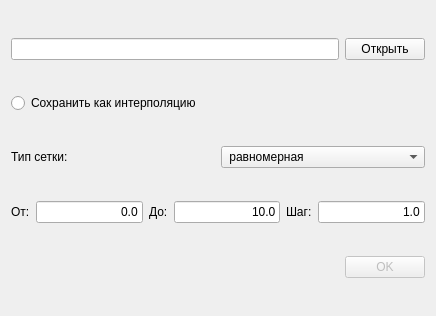
<?xml version="1.0" encoding="UTF-8"?>
<ui version="4.0">
 <class>SaveFuncDialog</class>
 <widget class="QDialog" name="SaveFuncDialog">
  <property name="geometry">
   <rect>
    <x>0</x>
    <y>0</y>
    <width>436</width>
    <height>316</height>
   </rect>
  </property>
  <property name="windowTitle">
   <string>Dialog</string>
  </property>
  <layout class="QVBoxLayout" name="verticalLayout">
   <item>
    <layout class="QHBoxLayout" name="horizontalLayout">
     <item>
      <widget class="QLineEdit" name="fileField">
       <property name="readOnly">
        <bool>true</bool>
       </property>
      </widget>
     </item>
     <item>
      <widget class="QPushButton" name="openButton">
       <property name="text">
        <string>Открыть</string>
       </property>
      </widget>
     </item>
    </layout>
   </item>
   <item>
    <widget class="QRadioButton" name="saveInterpolation">
     <property name="text">
      <string>Сохранить как интерполяцию</string>
     </property>
    </widget>
   </item>
   <item>
    <layout class="QHBoxLayout" name="horizontalLayout_2">
     <item>
      <widget class="QLabel" name="label">
       <property name="text">
        <string>Тип сетки:</string>
       </property>
      </widget>
     </item>
     <item>
      <widget class="QComboBox" name="tabMode">
       <item>
        <property name="text">
         <string> равномерная</string>
        </property>
       </item>
      </widget>
     </item>
    </layout>
   </item>
   <item>
    <layout class="QHBoxLayout" name="horizontalLayout_3">
     <item>
      <widget class="QLabel" name="label_2">
       <property name="text">
        <string>От:</string>
       </property>
      </widget>
     </item>
     <item>
      <widget class="QLineEdit" name="fromField">
       <property name="inputMethodHints">
        <set>Qt::ImhFormattedNumbersOnly</set>
       </property>
       <property name="text">
        <string>0.0</string>
       </property>
       <property name="alignment">
        <set>Qt::AlignRight|Qt::AlignTrailing|Qt::AlignVCenter</set>
       </property>
      </widget>
     </item>
     <item>
      <widget class="QLabel" name="label_3">
       <property name="text">
        <string>До:</string>
       </property>
      </widget>
     </item>
     <item>
      <widget class="QLineEdit" name="toLabel">
       <property name="inputMethodHints">
        <set>Qt::ImhFormattedNumbersOnly</set>
       </property>
       <property name="text">
        <string>10.0</string>
       </property>
       <property name="alignment">
        <set>Qt::AlignRight|Qt::AlignTrailing|Qt::AlignVCenter</set>
       </property>
      </widget>
     </item>
     <item>
      <widget class="QLabel" name="label_4">
       <property name="text">
        <string>Шаг:</string>
       </property>
      </widget>
     </item>
     <item>
      <widget class="QLineEdit" name="stepField">
       <property name="inputMethodHints">
        <set>Qt::ImhFormattedNumbersOnly</set>
       </property>
       <property name="text">
        <string>1.0</string>
       </property>
       <property name="alignment">
        <set>Qt::AlignRight|Qt::AlignTrailing|Qt::AlignVCenter</set>
       </property>
      </widget>
     </item>
    </layout>
   </item>
   <item>
    <widget class="QDialogButtonBox" name="okDialog">
     <property name="enabled">
      <bool>false</bool>
     </property>
     <property name="orientation">
      <enum>Qt::Horizontal</enum>
     </property>
     <property name="standardButtons">
      <set>QDialogButtonBox::Ok</set>
     </property>
    </widget>
   </item>
  </layout>
 </widget>
 <resources/>
 <connections>
  <connection>
   <sender>okDialog</sender>
   <signal>accepted()</signal>
   <receiver>SaveFuncDialog</receiver>
   <slot>accept()</slot>
   <hints>
    <hint type="sourcelabel">
     <x>248</x>
     <y>254</y>
    </hint>
    <hint type="destinationlabel">
     <x>157</x>
     <y>274</y>
    </hint>
   </hints>
  </connection>
  <connection>
   <sender>okDialog</sender>
   <signal>rejected()</signal>
   <receiver>SaveFuncDialog</receiver>
   <slot>reject()</slot>
   <hints>
    <hint type="sourcelabel">
     <x>316</x>
     <y>260</y>
    </hint>
    <hint type="destinationlabel">
     <x>286</x>
     <y>274</y>
    </hint>
   </hints>
  </connection>
 </connections>
</ui>
